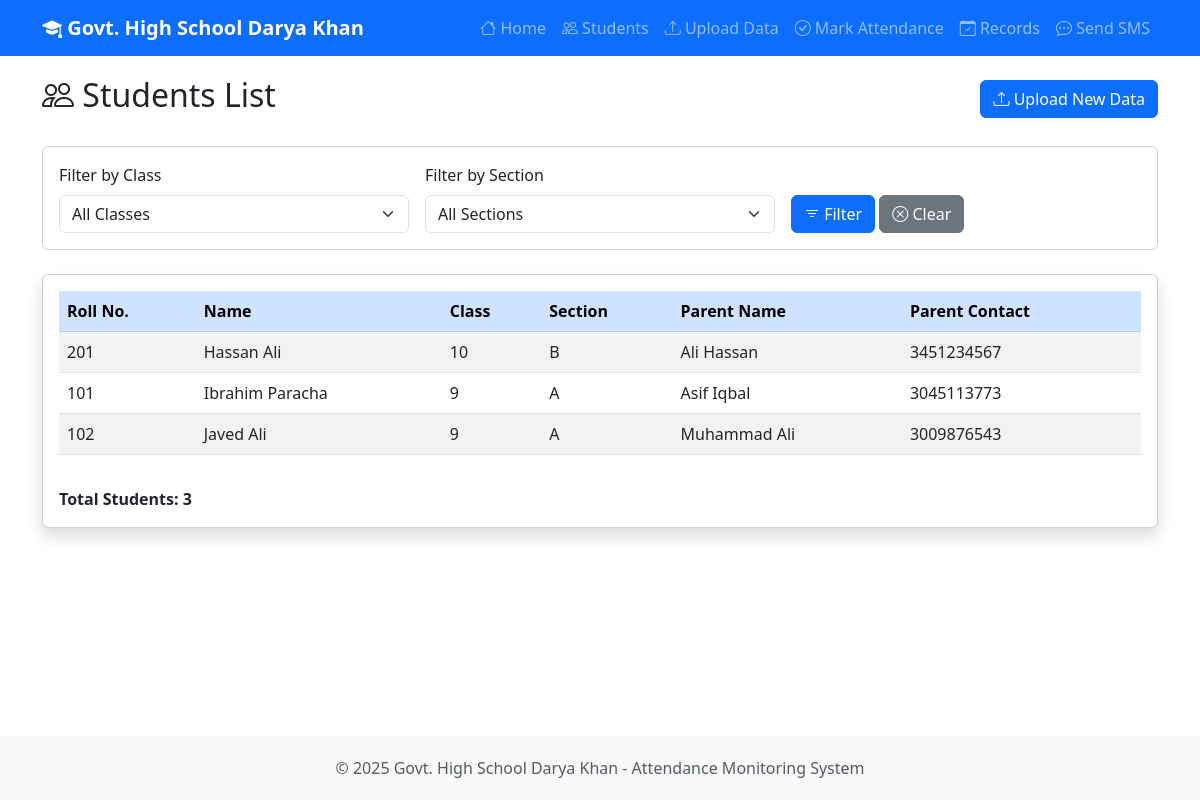
/students, run on the app's committed database.
### tables this page shows
CREATE TABLE students (
            id INTEGER PRIMARY KEY AUTOINCREMENT,
            name TEXT NOT NULL,
            roll_number TEXT NOT NULL UNIQUE,
            class TEXT NOT NULL,
            section TEXT NOT NULL,
            parent_name TEXT NOT NULL,
            parent_contact TEXT NOT NULL
        );

### app.py (the view)
@app.route('/students')
def students():
    conn = get_db()
    cursor = conn.cursor()
    cursor.execute('SELECT DISTINCT class FROM students ORDER BY class')
    classes = [row['class'] for row in cursor.fetchall()]
    cursor.execute('SELECT DISTINCT section FROM students ORDER BY section')
    sections = [row['section'] for row in cursor.fetchall()]
    class_filter = request.args.get('class', '')
    section_filter = request.args.get('section', '')
    query = 'SELECT * FROM students WHERE 1=1'
    params = []
    if class_filter:
        query += ' AND class = ?'
        params.append(class_filter)
    if section_filter:
        query += ' AND section = ?'
        params.append(section_filter)
    query += ' ORDER BY class, section, roll_number'
    cursor.execute(query, params)
    students = cursor.fetchall()
    conn.close()
    return render_template('students.html', students=students, classes=classes, sections=sections,
                         class_filter=class_filter, section_filter=section_filter)

### app.py (called while the page is built)
def get_db():
    conn = sqlite3.connect(DATABASE)
    conn.row_factory = sqlite3.Row
    return conn

### templates/students.html (shortened to what this page needs)
{% extends "base.html" %}
{% block content %}
<div class="row mb-4">
    <div class="col-md-12">
        <div class="d-flex justify-content-between align-items-center">
            <h2><i class="bi bi-people"></i> Students List</h2>
            <a href="{{ url_for('upload') }}" class="btn btn-primary">
                <i class="bi bi-upload"></i> Upload New Data
            </a>
        </div>
    </div>
</div>
<div class="row mb-4">
    <div class="col-md-12">
        <div class="card">
            <div class="card-body">
                <form method="GET" class="row g-3">
                    <div class="col-md-4">
                        <label for="class" class="form-label">Filter by Class</label>
                        <select class="form-select" id="class" name="class">
                            <option value="">All Classes</option>
                        </select>
                    </div>
                    <div class="col-md-4">
                        <label for="section" class="form-label">Filter by Section</label>
                        <select class="form-select" id="section" name="section">
                            <option value="">All Sections</option>
                        </select>
                    </div>
                    <div class="col-md-4">
                        <label class="form-label">&nbsp;</label>
                        <div>
                            <button type="submit" class="btn btn-primary">
                                <i class="bi bi-filter"></i> Filter
                            </button>
                            <a href="{{ url_for('students') }}" class="btn btn-secondary">
                                <i class="bi bi-x-circle"></i> Clear
                            </a>
                        </div>
                    </div>
                </form>
            </div>
        </div>
    </div>
</div>
<div class="row">
    <div class="col-md-12">
        <div class="card shadow">
            <div class="card-body">
                {% if students %}
                <div class="table-responsive">
                    <table class="table table-striped table-hover">
                        <thead class="table-primary">
                            <tr>
                                <th>Roll No.</th>
                                <th>Name</th>
                                <th>Class</th>
                                <th>Section</th>
                                <th>Parent Name</th>
                                <th>Parent Contact</th>
                            </tr>
                        </thead>
                        <tbody>
                            {% for student in students %}
                            <tr>
                                <td>{{ student['roll_number'] }}</td>
                                <td>{{ student['name'] }}</td>
                                <td>{{ student['class'] }}</td>
                                <td>{{ student['section'] }}</td>
                                <td>{{ student['parent_name'] }}</td>
                                <td>{{ student['parent_contact'] }}</td>
                            </tr>
                            {% endfor %}
                        </tbody>
                    </table>
                </div>
                <div class="mt-3">
                    <strong>Total Students: {{ students|length }}</strong>
                </div>
                {% else %}
                <div class="alert alert-info" role="alert">
                    <i class="bi bi-info-circle"></i> No students found. Please upload student data to get started.
                </div>
                {% endif %}
            </div>
        </div>
    </div>
</div>
{% endblock %}

### templates/base.html (style rules this page uses)
body { min-height: 100vh; display: flex; flex-direction: column; }

### data on the page
students: roll_number "201", name "Hassan Ali", class "10", section "B", parent_name "Ali Hassan", parent_contact "3451234567"
students: roll_number "101", name "Ibrahim Paracha", class "9", section "A", parent_name "Asif Iqbal", parent_contact "3045113773"
students: roll_number "102", name "Javed Ali", class "9", section "A", parent_name "Muhammad Ali", parent_contact "3009876543"

### other printed values
{{ students|length }} "3"
